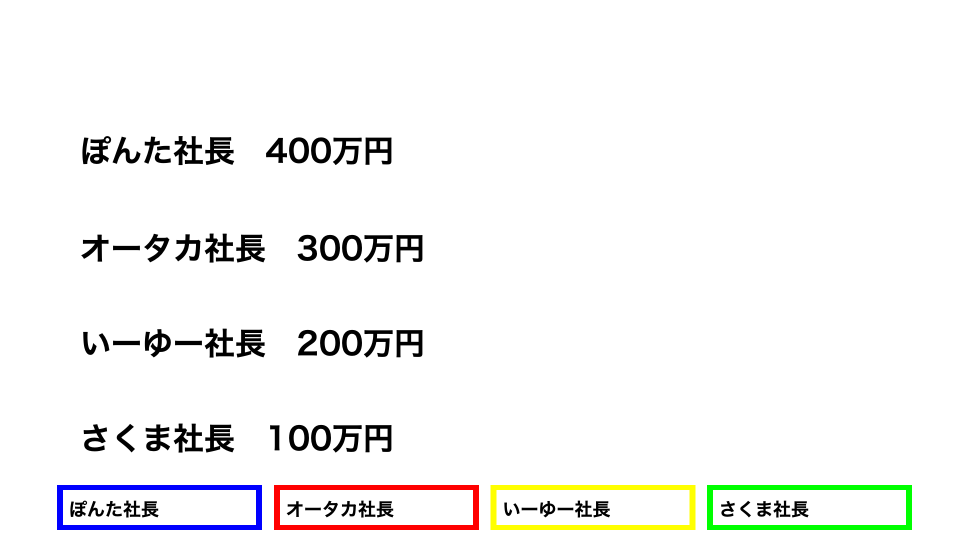
#> input picture apps/web/e2e/fixtures/ocr/total-assets.png, 1920 x 1080 px (shown at 1/2 size)
$ python -i name_recognition.py   (imports and definitions only)
#> lines starting #> are read from the running program, lines starting #| are printed output that depends on the picture; after the words box and inside, x2 and y2 are one past the last pixel; in counts of white or black regions, pixels touching at a corner belong together
#> further down, picture is the input picture: PIL image 1920x1080 RGBA; mean R, G, B, A 245.2, 245.2, 244, 255
from __future__ import annotations

import re

from PIL import Image, ImageOps

from momo_ocr.features.parser_core.debug import NULL_DEBUG_SINK, DebugSink
from momo_ocr.features.player_order.name_matching import (
    remove_long_vowel_marks,
    strip_president_suffix,
)
from momo_ocr.features.text_recognition.engine import TextRecognitionEngine
from momo_ocr.features.text_recognition.models import RecognitionConfig, RecognitionField
from momo_ocr.features.text_recognition.postprocess import normalize_ocr_text

NAME_OCR_PSMS = (6, 8)
NAME_WHITE_THRESHOLDS = (150, 170, 190)
NAME_VARIANT_SCALE = 2
RAW_NAME_ACCEPT_SCORE = 0.8


# [79 lines left out: functions recognize_slot_name, _accepted_raw_candidate, _best_name_candidate, _recognize_variant_candidates, _clean_player_name, not called in this run]


def _slot_name_variants(image: Image.Image) -> list[tuple[str, Image.Image]]:
    variants = [("raw", image)]
    gray = ImageOps.grayscale(image)
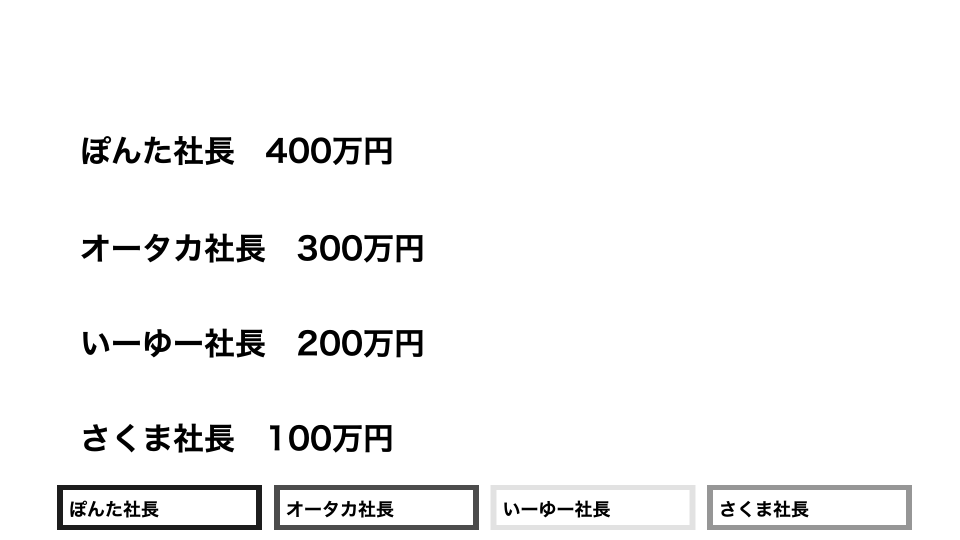
#> gray: PIL image 1920x1080 L (shown at 1/2 size); min 0, max 255, mean 245
    for threshold in NAME_WHITE_THRESHOLDS:
        prepared = gray.point(
            lambda value, threshold=threshold: 0 if value > threshold else 255
        ).convert("L")
        variants.append((f"white_{threshold}", _scaled_name_variant(prepared)))
#> this loop made 3 passes
#> pass 1, in _slot_name_variants, `prepared = gray.point( lambda value, threshold=threshold: 0 if value >..`:
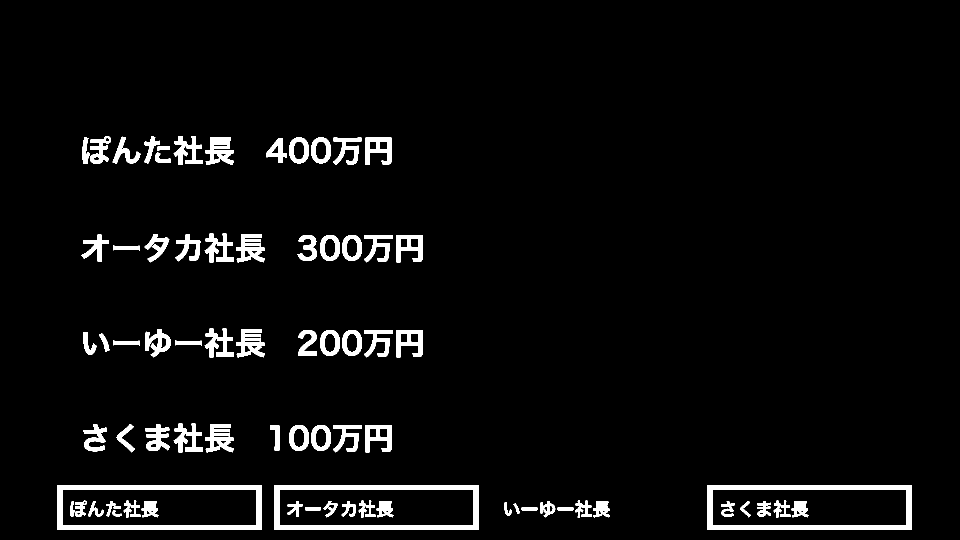
#> prepared: PIL image 1920x1080 L (shown at 1/2 size); 4.4% white; 75 white regions, largest, box (x1, y1, x2, y2) and area: (114, 970, 524, 1060) 9880, (548, 970, 958, 1060) 9880, (1414, 970, 1824, 1060) 9880
#> pass 3, in _slot_name_variants, `prepared = gray.point( lambda value, threshold=threshold: 0 if value >..`:
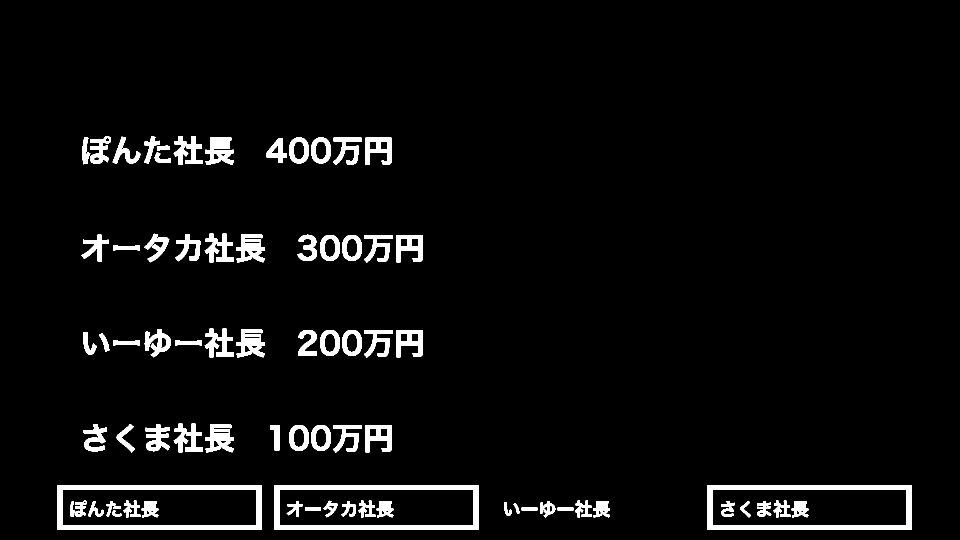
#> prepared: PIL image 1920x1080 L (shown at 1/2 size); 4.5% white; 75 white regions, largest, box (x1, y1, x2, y2) and area: (114, 970, 524, 1060) 9880, (548, 970, 958, 1060) 9880, (1414, 970, 1824, 1060) 9880
#> after the loop, variants = 4 items
    return variants


def _scaled_name_variant(image: Image.Image) -> Image.Image:
    return image.resize(
        (
            image.width * NAME_VARIANT_SCALE,
            image.height * NAME_VARIANT_SCALE,
        ),
        Image.Resampling.LANCZOS,
    )


# [15 lines left out: functions _name_candidate_score, _has_mixed_kana, not called in this run]


def _looks_like_partial_company_suffix(name: str) -> bool:
    return "社" in name and "社長" not in name


def _is_name_noise(name: str) -> bool:
    non_marks = remove_long_vowel_marks(name).replace("-", "").strip()
    return len(non_marks) == 0

>>> from PIL import Image
>>> picture = Image.open('../../../../../web/e2e/fixtures/ocr/total-assets.png')
>>> result = _slot_name_variants(picture)
#> result = 4 items
